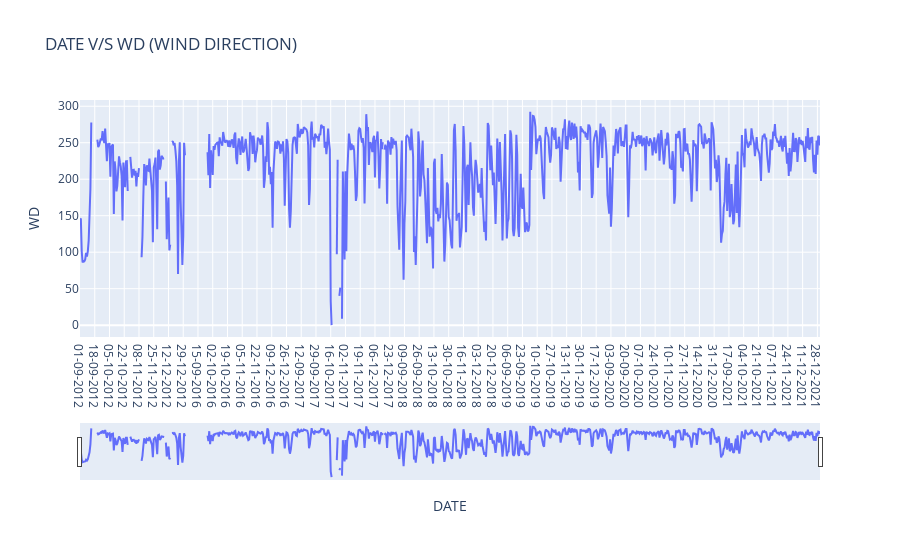

The notebook cell saved with this chart:
### Code cell
import plotly.express as px
import pandas as pd
df= pd.read_csv("STN1.csv")
#df=px.data.stocks()
#print(df)
fig=px.line(df,x='DATE',y="WD", title='DATE V/S WD (WIND DIRECTION)')
fig.update_xaxes(rangeslider_visible=True)
fig.show()

### Figure 1 — Plotly figure (JSON) as saved in the notebook; plotly's stock layout.template omitted (floating-point values rounded to 4 significant figures; data arrays with more than 128 entries replaced by an {"elided": "..."} marker saying what was removed)
{"data": [{"hovertemplate": "DATE=%{x}<br>WD=%{y}<extra></extra>", "legendgroup": "", "line": {"color": "#636efa", "dash": "solid"}, "marker": {"symbol": "circle"}, "mode": "lines", "name": "", "orientation": "v", "showlegend": false, "type": "scatter", "x": {"elided": "854 str values"}, "xaxis": "x", "y": {"elided": "854 float values"}, "yaxis": "y"}], "layout": {"legend": {"tracegroupgap": 0}, "title": {"text": "DATE V/S WD (WIND DIRECTION)"}, "xaxis": {"anchor": "y", "domain": [0, 1], "rangeslider": {"visible": true}, "title": {"text": "DATE"}}, "yaxis": {"anchor": "x", "domain": [0, 1], "title": {"text": "WD"}}}}
